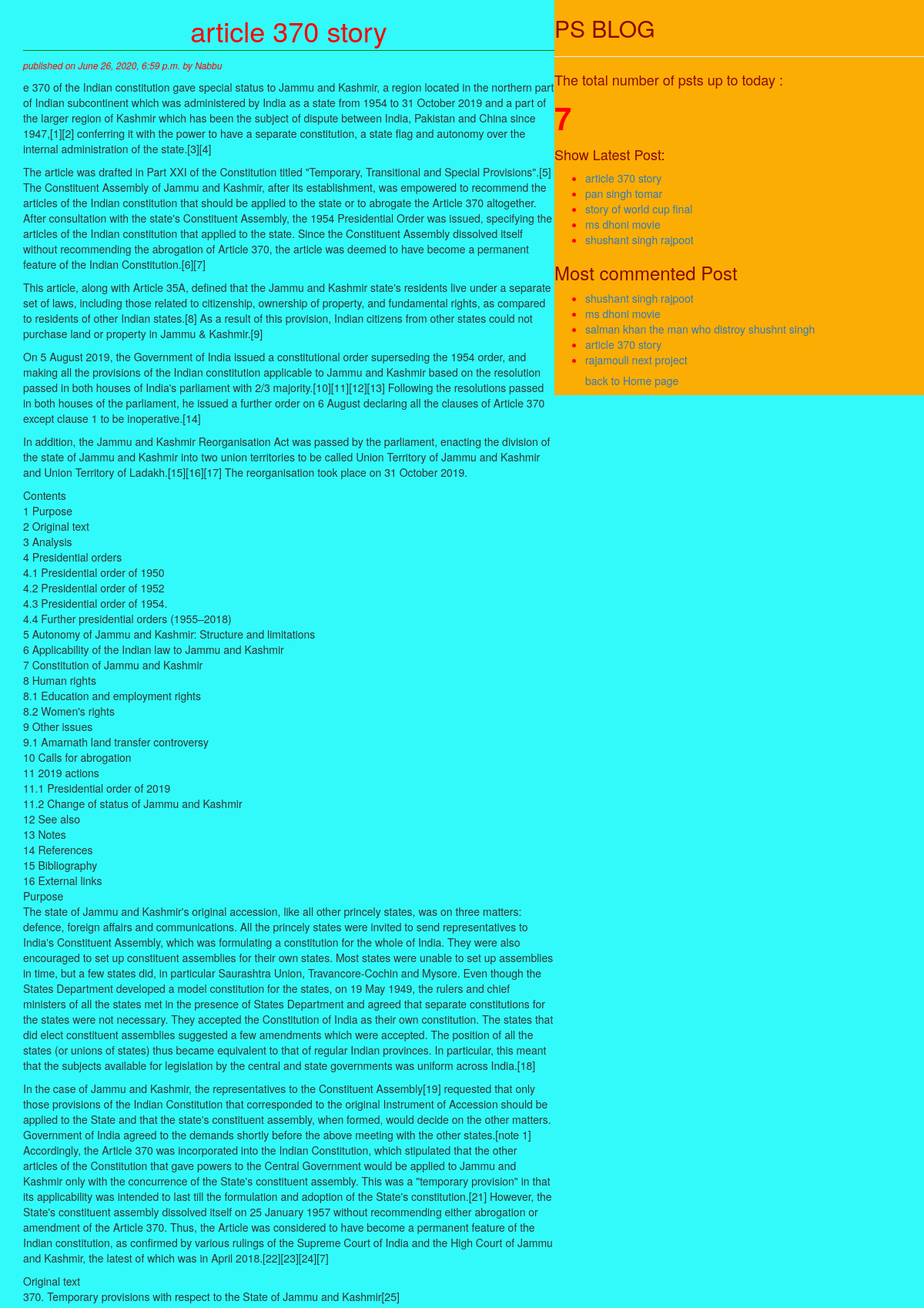
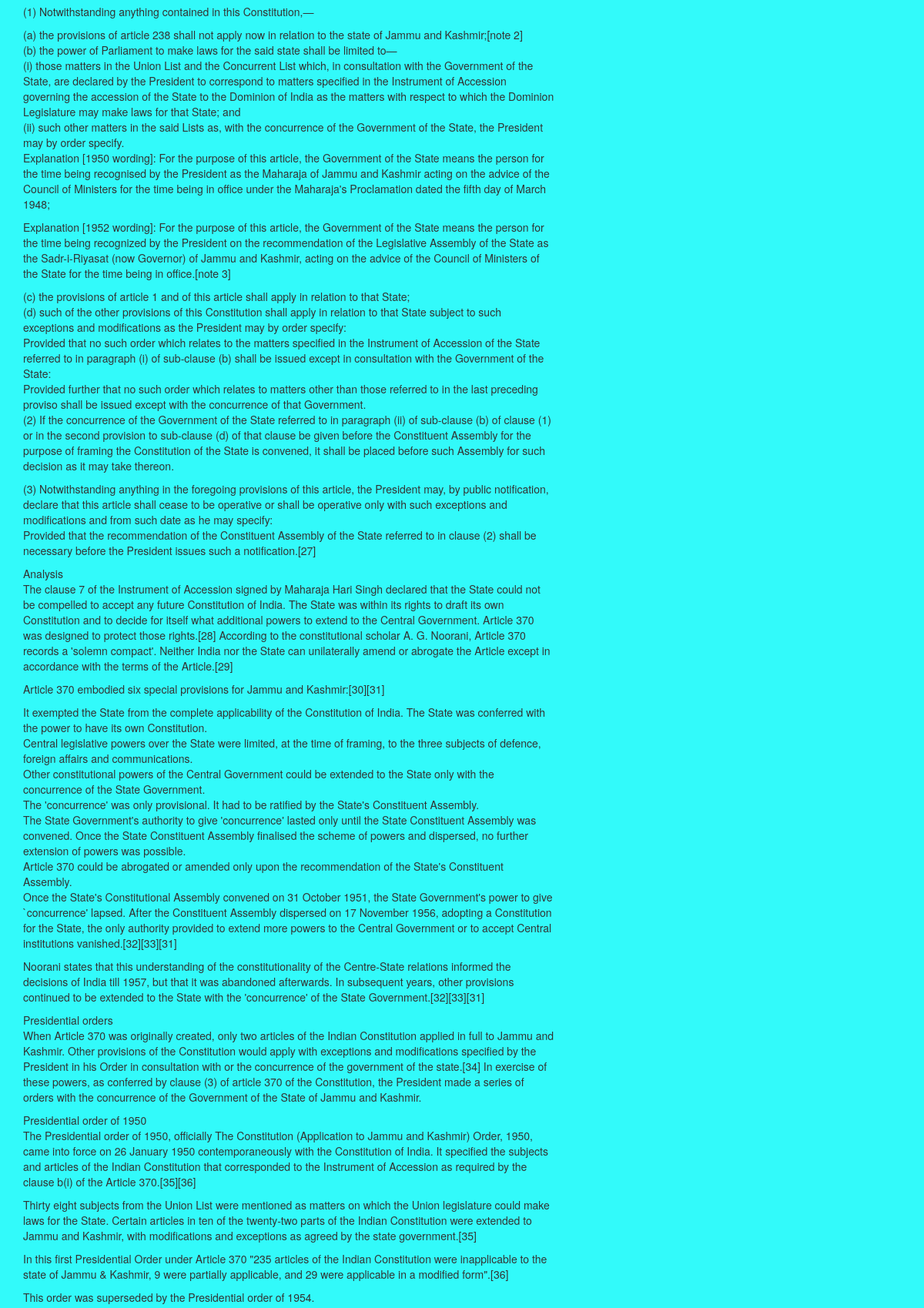
The page /2020/06/26/article-370-story/ (upper part) on the database its author committed (2 pictures, top to bottom).
### Blog/models.py (models this page shows, shortened)
class Post(models.Model):
    STATUS_CHOICES=(('draft','Draft'),('published','Published'))
    title=models.CharField(max_length=256)
    slug=models.SlugField(max_length=264,unique_for_date='publish')
    author=models.ForeignKey(User,related_name='blog_posts',on_delete=models.DO_NOTHING)
    body=models.TextField()
    publish=models.DateTimeField(default=timezone.now)
    created=models.DateTimeField(auto_now_add=True)
    updated=models.DateTimeField(auto_now=True)
    status=models.CharField(max_length=10,choices=STATUS_CHOICES,default='draft')
    objects=CustomManager()
    tags=TaggableManager()
    class Meta:
        ordering=('-publish',)
    def get_absolute_url(self):
        return reverse('post_detail',args=[self.publish.year,self.publish.strftime('%m')
        ,self.publish.strftime('%d'),self.slug])

### Blog/views.py (the view)
def post_detail_view(request,year,month,day,post):
    post=get_object_or_404(Post,slug=post,
                                status='published',
                                publish__year=year,
                                publish__month=month,
                                publish__day=day)
    comments=post.comments.filter(active=True)
    csubmit=False
    if request.method=='POST':
        form=CommentForm(request.POST)
        if form.is_valid():
            new_comment=form.save(commit=False)
            new_comment.post=post
            new_comment.save()
            csubmit=True
    else:
            form=CommentForm()
    return render(request,'blog/post_detail.html',{'post':post,'form':form,'csubmit':csubmit,"comments":comments})

### Blog/models.py (called while the page is built)
    def get_queryset(self):
        return super().get_queryset().filter(status='published')

### Blog/templatetags/blog_tag.py (called while the page is built)
@register.simple_tag(name='my_tag')
def total_post():
    return Post.objects.count()

@register.inclusion_tag('blog/latest_posts123.html')
def show_latest_post(count=3):
    latest_posts=Post.objects.order_by('-publish')[:count]
    return {'latest_posts':latest_posts}

@register.simple_tag
def get_most_commented_posts(count=5):
    return Post.objects.annotate(total_comments=Count('comments')).order_by('-total_comments')[:count]

### templates/blog/post_detail.html (shortened to what this page needs)
<!DOCTYPE html>
{%extends 'blog/base.html'%}
  {%block content%}
  <h1>{{post.title}}</h1>
  <p id="date">published on {{post.publish}} by {{post.author|title}}</p>
  {{post.body|linebreaks}}
{%endblock%}

### templates/blog/base.html (shortened to what this page needs)
<!DOCTYPE html>
{%load static%}
{%load blog_tag%}
<html lang="en" dir="ltr">
  <head>
<link rel="stylesheet" href="https://stackpath.bootstrapcdn.com/bootstrap/3.4.1/css/bootstrap.min.css"
>
<link rel="stylesheet" href="{%static "css/blog1.css" %}">
  </head>
  <body>
    <div class="content">
      {%block content%}   {%endblock%}
    </div>
    <div class="sidebar">
      <h2>PS BLOG</h2><hr>
      <p><h4>The total number of psts up to today :</h4> <span id="pcount">{%my_tag%}</span></p>
      <h4>Show Latest Post:</h4>{%show_latest_post 5 %}
      <h3>Most commented Post</h3>
      {% get_most_commented_posts as most_commented_post%}
      <ul>
        {%for post in most_commented_post%}
        <li id="anchor"><a href="{{post.get_absolute_url}}">{{post.title}}</a></li>
        {%endfor%}
        <h5><a href="/"> back to Home page</a></h5>
      </ul>
    </div>
  </body>
</html>

### templates/blog/latest_posts123.html
<ul>
  {% for post in latest_posts %}
  <li id="anchor"><a href="{{post.get_absolute_url}}">{{post.title}}</a></li>
  {%endfor%}
</ul>

### static/css/blog1.css (style rules this page uses)
.content { width:60%; float:left; padding: 0 0 0 30px; background: #32fafa; height: 100% }
.sidebar { width:40%; float:right; background: #fcad03; margin:0 0 10 0px; height: 100%; color: #8a0808; }
h1 { color: red; text-align: center; border-bottom: 1px solid green; padding-bottom: 5px; }
body { background: #32fafa; }
#date,#ch { color: red; font-size: 12px; font-style: italic; }
#pcount { font-size: 40px; color: red; font-weight: bold; }
#anchor { color: red; }

### rows shown on the page
Post: title "article 370 story", publish "June 26, 2020, 6:59 p.m.", author "Nabbu", body "e 370 of the Indian constitution gave special status to Jammu and Kashmir, a region located in the northern part of Indian subcontinent which was administered by India as a state from 1954 to 31 October 2019 and a part of the larger region of Kashmir which has been the subject of dispute between India, Pakistan and China since 1947,[1][2] conferring it with the power to have a separate constitution, a state flag and autonomy over the internal administration of the state.[3][4] The article was drafted in Part XXI of the Constitution titled \"Temporary, Transitional and Special Provisions\".[5] The Constituent Assembly of Jammu and Kashmir, after its establishment, was empowered to recommend…"
Post: title "pan singh tomar"
Post: title "story of world cup final"
Post: title "ms dhoni movie"
Post: title "shushant singh rajpoot"
Post: title "salman khan the man who distroy shushnt singh"
Post: title "rajamouli next project"
